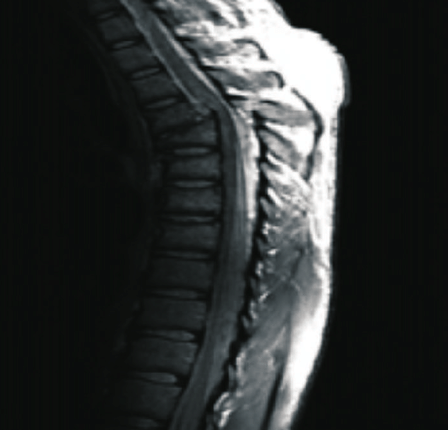
#> input picture spine.png, 448 x 430 px
$ python inverselog.py
#> lines starting #> are read from the running program, lines starting #| are printed output that depends on the picture
import cv2
import numpy as np
import matplotlib.pyplot as plt

# Read the input image
input_image = cv2.imread('spine.png', cv2.IMREAD_GRAYSCALE)
#> input_image: shape (430, 448); min 0, max 255, mean 43.6

# Check if the image is loaded successfully
if input_image is None:
    print("Error: Could not open or read the image.")
    exit()

# Define multiple gamma values
gamma_values = [1.5, 1.0, 0.5]

# Display the images using Matplotlib
plt.figure(figsize=(15, 5))

# Plot the original image
plt.subplot(1, len(gamma_values) + 1, 1)
plt.imshow(input_image, cmap='gray')
plt.title('Original Image')
plt.axis('off')

# Loop over each gamma value
for i, gamma in enumerate(gamma_values, 1):
    # Apply gamma correction
    gamma_corrected_image = np.power(input_image, gamma)

    # Convert back to uint8 and scale to the 0-255 range
    gamma_corrected_image = np.uint8(255 * (gamma_corrected_image / np.max(gamma_corrected_image)))

    # Plot the images
    plt.subplot(1, len(gamma_values) + 1, i + 1)
    plt.imshow(gamma_corrected_image, cmap='gray')
    plt.title(f'Gamma = {gamma}')
    plt.axis('off')
#> this loop made 3 passes
#> pass 1, `gamma_corrected_image = np.power(input_image, gamma)`:
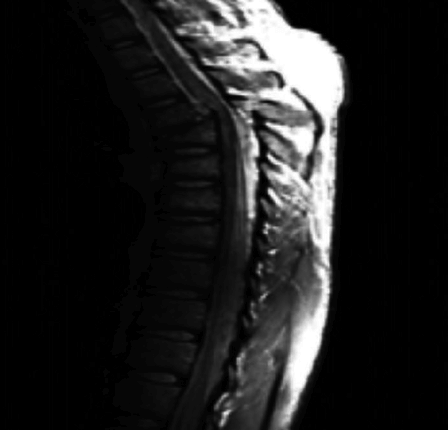
#> gamma_corrected_image: shape (430, 448) float64; min 0, max 4072, mean 521.4; drawn with min black and max white

plt.show()
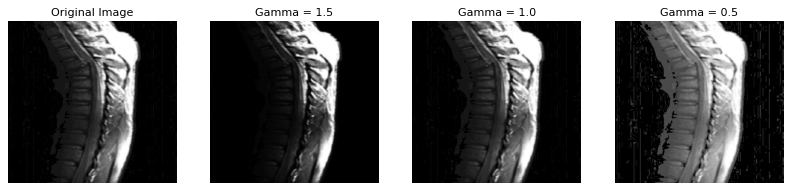
#> figure drawn by matplotlib, 4 panels

$ run again, with add2.png copied over spine.png
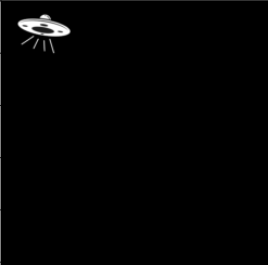
#> input picture add2.png, 268 x 265 px
#> input_image is the input picture: shape (265, 268); min 0, max 255, mean 2.8
#> `plt.show()`:
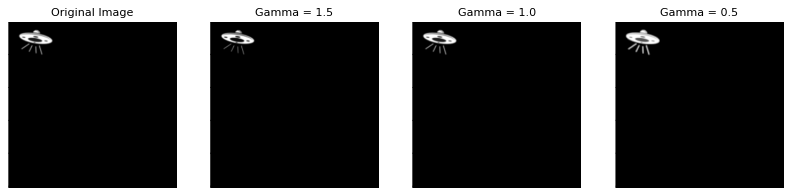
#> figure drawn by matplotlib, 4 panels
